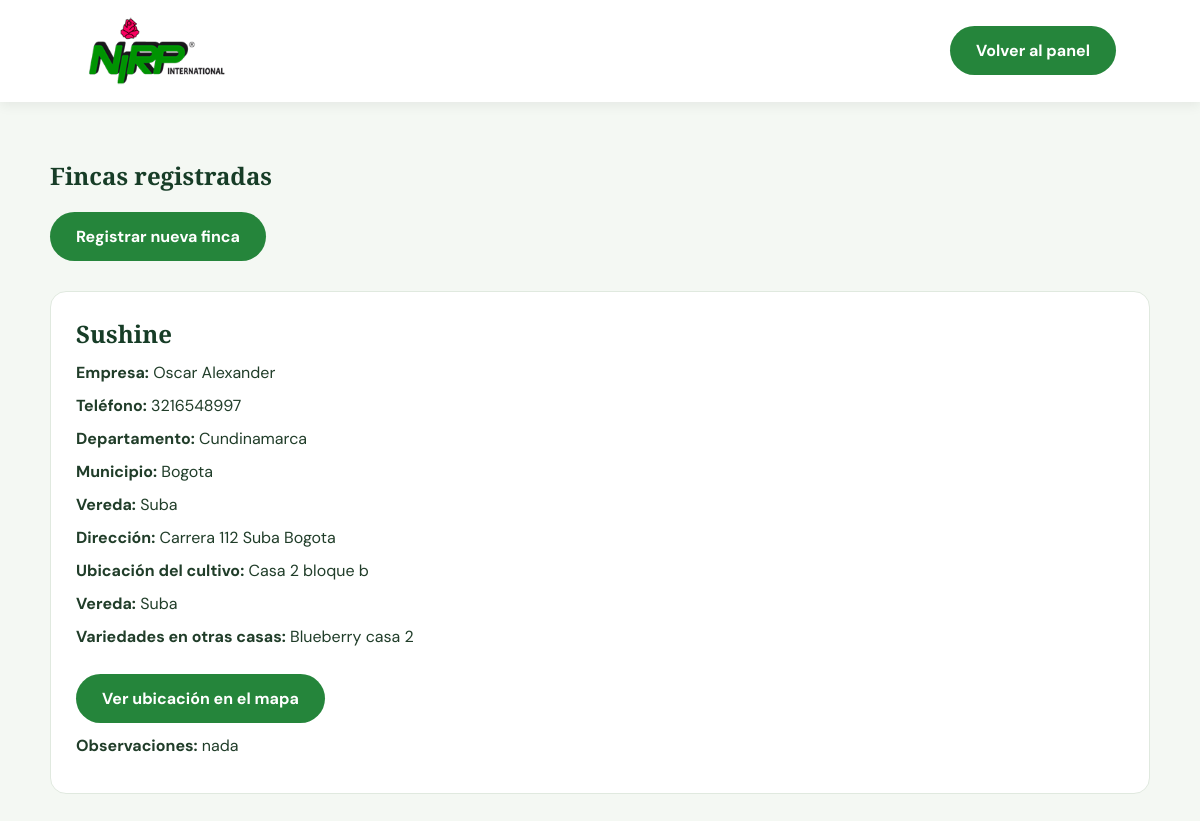
/fincas (signed in), run on the app's committed database.
### tables this page shows
CREATE TABLE fincas (
                id INTEGER PRIMARY KEY AUTOINCREMENT,
                nombre TEXT NOT NULL,
                empresa TEXT,
                departamento TEXT NOT NULL,
                municipio TEXT NOT NULL,
                vereda TEXT,
                direccion TEXT,
                telefono TEXT,
                ubicacion_cultivo TEXT,
                variedades_otras_casas TEXT,
                latitud REAL,
                longitud REAL,
                observaciones TEXT,
                fecha_registro TEXT DEFAULT CURRENT_TIMESTAMP
            );

### app.py (the view)
@app.route("/fincas")
@administrador_requerido
def lista_fincas():
    fincas = obtener_fincas()
    return render_template(
        "lista_fincas.html",
        fincas=fincas
    )

### app.py (called while the page is built)
@app.context_processor
def funciones_plantilla():
    return {
        "csrf_token": csrf_token
    }

def administrador_requerido(funcion):
    @wraps(funcion)
    def protegida(*args, **kwargs):
        usuario_id = session.get("usuario_id")
        if not usuario_id:
            flash(
                "Primero debes iniciar sesión.",
                "warning"
            )
            return redirect(url_for("login"))
        usuario = obtener_usuario_id(usuario_id)
        if not usuario:
            session.clear()
            return redirect(url_for("login"))
        if usuario["rol"] != "admin":
            abort(403)
        return funcion(*args, **kwargs)
    return protegida

### database.py (called while the page is built)
def conectar():
    conexion = sqlite3.connect(DATABASE)
    conexion.row_factory = sqlite3.Row
    conexion.execute("PRAGMA foreign_keys = ON")
    return conexion

def obtener_usuario_id(usuario_id):
    with conectar() as conexion:
        fila = conexion.execute("""
            SELECT * FROM usuarios
            WHERE id = ?
        """, (usuario_id,)).fetchone()
        return dict(fila) if fila else None

def obtener_fincas():
    with conectar() as conexion:
        filas = conexion.execute("""
            SELECT *
            FROM fincas
            ORDER BY id DESC
        """).fetchall()
        return [dict(fila) for fila in filas]

### templates/lista_fincas.html (shortened to what this page needs)
<!DOCTYPE html>
<html lang="es">
<head>
    <link rel="stylesheet"
          href="{{ url_for('static', filename='styles.css') }}">
</head>
<body class="pagina-fincas">
<header class="encabezado">
    <a href="{{ url_for('inicio') }}" class="marca">
        <img
            src="{{ url_for('static', filename='imagenes/logo-nirp.png') }}"
            alt="NIRP International">
    </a>
    <a href="{{ url_for('panel_admin') }}" class="boton">
        Volver al panel
    </a>
</header>
<main class="fincas-contenedor">
    <section class="fincas-listado">
        <h1>Fincas registradas</h1>
        <a href="{{ url_for('registrar_finca') }}"
           class="boton">
            Registrar nueva finca
        </a>
        <div class="fincas-grid">
            {% for finca in fincas %}
                <article class="finca-card">
                    <h2>{{ finca.nombre }}</h2>
                    <p>
                        <strong>Empresa:</strong>
                        {{ finca.empresa or 'Sin registrar' }}
                    </p>
                    <p>
                        <strong>Teléfono:</strong>
                        {{ finca.telefono or 'Sin registrar' }}
                    </p>
                    <p>
                        <strong>Departamento:</strong>
                        {{ finca.departamento }}
                    </p>
                    <p>
                        <strong>Municipio:</strong>
                        {{ finca.municipio }}
                    </p>
                    <p>
                        <strong>Vereda:</strong>
                        {{ finca.vereda or 'Sin registrar' }}
                    </p>
                    <p>
                        <strong>Dirección:</strong>
                        {{ finca.direccion or 'Sin registrar' }}
                    </p>
                    <p>
                        <strong>Ubicación del cultivo:</strong>
                        {{ finca.ubicacion_cultivo or 'Sin registrar' }}
                    </p>
                    <p>
    <strong>Vereda:</strong>
    {{ finca.vereda or 'No aplica' }}
</p>
<p>
    <strong>Variedades en otras casas:</strong>
    {{ finca.variedades_otras_casas or 'No registra' }}
</p>
                    {% if finca.latitud is not none
                          and finca.longitud is not none %}
                        <a
                            href="https://www.openstreetmap.org/?mlat={{ finca.latitud }}&mlon={{ finca.longitud }}#map=16/{{ finca.latitud }}/{{ finca.longitud }}"
                            target="_blank"
                            rel="noopener noreferrer"
                            class="boton finca-mapa">
                            Ver ubicación en el mapa
                        </a>
                    {% else %}
                        <p>Coordenadas pendientes.</p>
                    {% endif %}
                    {% if finca.observaciones %}
                        <p>
                            <strong>Observaciones:</strong>
                            {{ finca.observaciones }}
                        </p>
                    {% endif %}
                </article>
            {% endfor %}
        </div>
    </section>
</main>
</body>
</html>

### static/styles.css (style rules this page uses)
* { margin: 0; padding: 0; box-sizing: border-box; }
html { scroll-behavior: smooth; scroll-padding-top: 100px; }
body { font-family: 'DM Sans', sans-serif; color: #203d29; background: #fff; overflow-x: hidden; }
h1, h2, h3 { font-family: 'Playfair Display', serif; }
img { max-width: 100%; }
.encabezado { padding: 15px 7%; min-height: 85px; background: white; display: flex; align-items: center; justify-content: space-between; gap: 20px; position: sticky; top: 0; z-index: 100; box-shadow: 0 3px 12px #00000012; }
.marca img { display: block; width: 145px; height: auto; object-fit: contain; }
.boton { display: inline-block; padding: 14px 26px; background: #25853b; color: white; border-radius: 30px; text-decoration: none; font-weight: 700; text-align: center; transition: background 0.2s ease; }
.pagina-fincas { background: #f4f8f3; }
.fincas-contenedor { padding: 45px 20px 80px; min-height: 75vh; }
.fincas-tarjeta, .fincas-listado { max-width: 750px; margin: auto; }
.fincas-tarjeta h1, .fincas-listado h1 { color: #173d27; margin: 12px 0 20px; }
.fincas-listado { max-width: 1100px; }
.fincas-grid { display: grid; grid-template-columns: repeat( auto-fit, minmax(280px, 1fr) ); gap: 22px; margin-top: 30px; }
.finca-card, .fincas-vacio { background: white; border: 1px solid #e0e9df; border-radius: 16px; padding: 25px; }
.finca-card h2 { color: #173d27; }
.finca-card p { margin: 12px 0; overflow-wrap: anywhere; }
.finca-mapa { display: inline-block; margin-top: 15px; }
:root { --nirp-verde-oscuro: #17492f; --nirp-verde: #246a43; --nirp-verde-claro: #eaf4ed; --nirp-fondo: #f6f9f6; --nirp-texto: #263d2d; --nirp-texto-suave: #53675a; --nirp-borde: #dfebe1; --nirp-blanco: #ffffff; }
body { background: #f1f6f2; }

### data on the page
fincas: nombre "Sushine", empresa "Oscar Alexander", telefono "3216548997", departamento "Cundinamarca", municipio "Bogota", vereda "Suba", direccion "Carrera 112 Suba Bogota", ubicacion_cultivo "Casa 2 bloque b", variedades_otras_casas "Blueberry casa 2", observaciones "nada"
